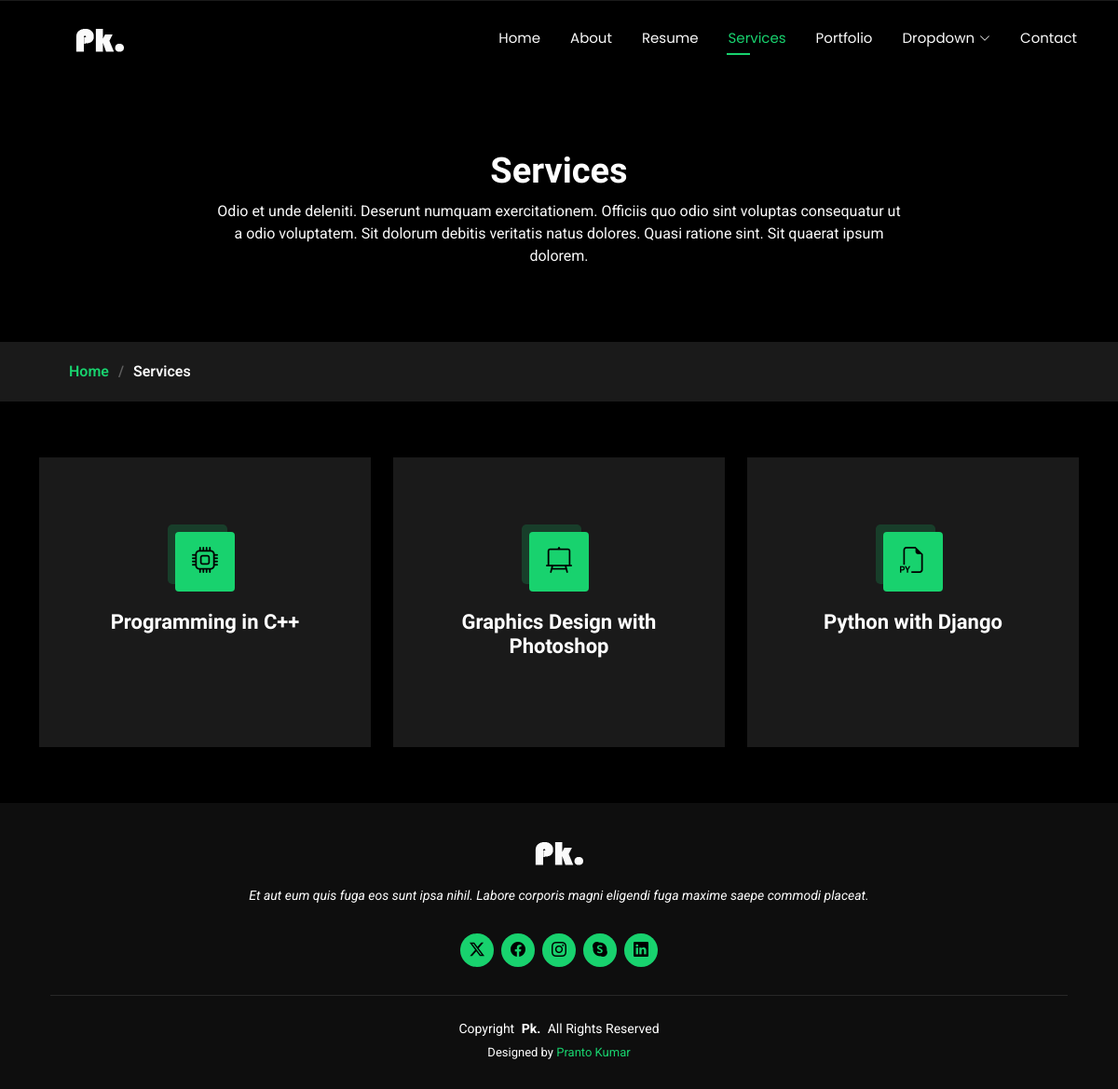
Page /services/ on the committed database.
### store/models.py (models this page shows, shortened)
class Service(models.Model):
    s_icon=models.CharField(max_length=100)
    s_title=models.CharField(max_length=100)
    s_image=models.ImageField(upload_to='service_img/', blank=True, null=True)
    s_description=models.CharField(max_length=500)

### store/views.py (the view)
# urls.py: path('services/', services, name='services'),
def services(request):
    services=Service.objects.all()
    return render(request, 'services.html',{'services':services})

### store/templates/services.html (shortened to what this page needs)
<!DOCTYPE html>
<html lang="en">
<head>
  {% load static %}
  <link href="{% static 'assets/vendor/bootstrap/css/bootstrap.min.css' %}" rel="stylesheet">
  <link href="{% static 'assets/vendor/bootstrap-icons/bootstrap-icons.css' %}" rel="stylesheet">
  <link href="{% static 'assets/vendor/aos/aos.css' %}" rel="stylesheet">
  <link href="{% static 'assets/vendor/swiper/swiper-bundle.min.css' %}" rel="stylesheet">
  <link href="{% static 'assets/vendor/glightbox/css/glightbox.min.css' %}" rel="stylesheet">
  <link href="{% static 'assets/css/main.css' %}" rel="stylesheet">
</head>
<body class="services-page">
  <header id="header" class="header d-flex align-items-center fixed-top">
    <div class="container-fluid container-xl position-relative d-flex align-items-center justify-content-between">
      <a href="{% url 'index' %}" class="logo d-flex align-items-center">
        <h1 class="sitename"><img src="{% static 'assets/img/pk-logo.png' %}" alt="logo"></h1>
      </a>
      <nav id="navmenu" class="navmenu">
        <ul>
          <li><a href="{% url 'index' %}">Home</a></li>
          <li><a href="{% url 'about' %}">About</a></li>
          <li><a href="{% url 'resume' %}">Resume</a></li>
          <li><a href="{% url 'services' %}" class="active">Services</a></li>
          <li><a href="{% url 'portfolio' %}">Portfolio</a></li>
          <li class="dropdown"><a href="#"><span>Dropdown</span> <i class="bi bi-chevron-down toggle-dropdown"></i></a>
          </li>
          <li><a href="{% url 'contact' %}">Contact</a></li>
        </ul>
      </nav>
    </div>
  </header>
  <main class="main">
    <div class="page-title" data-aos="fade">
      <div class="heading">
        <div class="container">
          <div class="row d-flex justify-content-center text-center">
            <div class="col-lg-8">
              <h1>Services</h1>
              <p class="mb-0">Odio et unde deleniti. Deserunt numquam exercitationem. Officiis quo odio sint voluptas consequatur ut a odio voluptatem. Sit dolorum debitis veritatis natus dolores. Quasi ratione sint. Sit quaerat ipsum dolorem.</p>
            </div>
          </div>
        </div>
      </div>
      <nav class="breadcrumbs">
        <div class="container">
          <ol>
            <li><a href="{% url 'index' %}">Home</a></li>
            <li class="current">Services</li>
          </ol>
        </div>
      </nav>
    </div>
    <section id="services" class="services section">
      <div class="container">
        <div class="row gy-4">
          {% for r in services %}
          <div class="col-lg-4 col-md-6" data-aos="fade-up" data-aos-delay="100">
            <div class="service-item  position-relative">
              <div class="icon">
                <i class="{{ r.s_icon }}"></i>
              </div>
              <a href="{% url 'service_details' r.pk %}" class="stretched-link">
                <h3>{{ r.s_title }}</h3>
              </a>
            </div>
          </div>
          {% endfor %}
        </div>
      </div>
    </section>
  </main>
  <footer id="footer" class="footer dark-background">
    <div class="container">
      <h3 class="sitename"><img src="{% static './assets/img/pk-logo.png' %}" alt="logo"></h3>
      <p>Et aut eum quis fuga eos sunt ipsa nihil. Labore corporis magni eligendi fuga maxime saepe commodi placeat.</p>
      <div class="social-links d-flex justify-content-center">
        <a href=""><i class="bi bi-twitter-x"></i></a>
        <a href=""><i class="bi bi-facebook"></i></a>
        <a href=""><i class="bi bi-instagram"></i></a>
        <a href=""><i class="bi bi-skype"></i></a>
        <a href=""><i class="bi bi-linkedin"></i></a>
      </div>
      <div class="container">
        <div class="copyright">
          <span>Copyright</span> <strong class="px-1 sitename">Pk.</strong> <span>All Rights Reserved</span>
        </div>
        <div class="credits">
          Designed by <a href="#">Pranto Kumar</a>
        </div>
      </div>
    </div>
  </footer>
</body>
</html>

### rows in the picture
Service: s_title "Programming in C++"
Service: s_title "Graphics Design with Photoshop"
Service: s_title "Python with Django"
